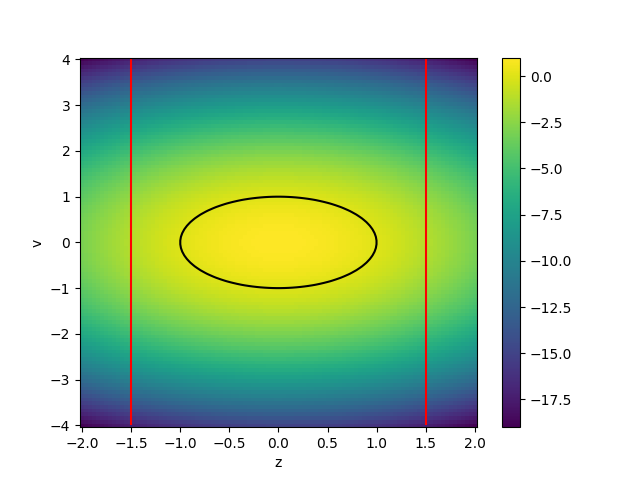

Here is the Python script that generated this plot:
import numpy as np
import matplotlib.pyplot as plt

# x: [..., 2]
def h(x):
    return 1-np.power(x[..., 0], 2)-np.power(x[..., 1], 2)

def f(x):
    return np.abs(x[..., 0]) - 1.5

z_min, z_max, z_res = -2, 2, 100
v_min, v_max, v_res = -4, 4, 100

zs = np.linspace(z_min, z_max, z_res)
vs = np.linspace(v_min, v_max, v_res)

Zs, Vs = np.meshgrid(zs, vs, indexing='ij')
Xs = np.stack((Zs, Vs), axis=-1)

hs = h(Xs)
fs = f(Xs)

fig, ax = plt.subplots()
im = ax.pcolormesh(zs, vs, hs.T)
fig.colorbar(im)
ax.contour(zs, vs, hs.T, colors='k', levels=[0])
ax.contour(zs, vs, fs.T, colors='r', levels=[0])
ax.set_xlabel('z')
ax.set_ylabel('v')

plt.savefig('solutions/theory/plot.png')
